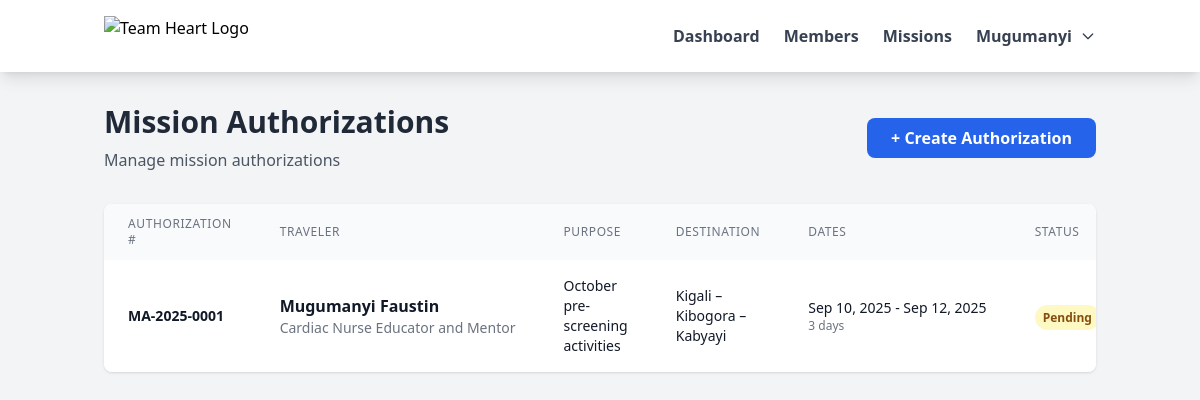
The page /missions/index.php (signed in) on the database its author committed.
### tables this page shows
CREATE TABLE mission_authorizations (
    authorization_id INT UNSIGNED AUTO_INCREMENT PRIMARY KEY,
    user_id INT UNSIGNED NOT NULL,
    member_id INT UNSIGNED NOT NULL,
    
     
    authorization_number VARCHAR(50) UNIQUE NOT NULL,
    
     
    mission_purpose TEXT NOT NULL,
    destination TEXT NOT NULL,
    departure_date DATE NOT NULL,
    return_date DATE NOT NULL,
    duration_days INT UNSIGNED NOT NULL,
    
     
    authorized_by VARCHAR(255),
    authorized_by_position VARCHAR(255),
    authorized_by_signature_url VARCHAR(500),
    authorization_date DATE,
    
     
    estimated_budget DECIMAL(10, 2),
    currency VARCHAR(10) DEFAULT 'RWF',
    budget_approved BOOLEAN DEFAULT FALSE,
    budget_approved_by INT UNSIGNED,
    budget_approved_date DATE,
    
     
    status ENUM('draft', 'pending', 'approved', 'rejected', 'completed', 'cancelled') DEFAULT 'pending',
    approval_notes TEXT,
    rejection_reason TEXT,
    
     
    transportation_mode ENUM('flight', 'vehicle', 'bus', 'train', 'other'),
    accommodation_required BOOLEAN DEFAULT FALSE,
    accommodation_details TEXT,
    
     
    document_url VARCHAR(500),
    supporting_documents JSON,
    
     
    notes TEXT,
    created_at TIMESTAMP DEFAULT CURRENT_TIMESTAMP,
    updated_at TIMESTAMP DEFAULT CURRENT_TIMESTAMP ON UPDATE CURRENT_TIMESTAMP,
    created_by INT UNSIGNED NOT NULL,
    updated_by INT UNSIGNED,
    
    FOREIGN KEY (user_id) REFERENCES users(user_id) ON DELETE CASCADE,
    FOREIGN KEY (member_id) REFERENCES members(member_id) ON DELETE CASCADE,
    FOREIGN KEY (created_by) REFERENCES users(user_id),
    FOREIGN KEY (updated_by) REFERENCES users(user_id),
    FOREIGN KEY (budget_approved_by) REFERENCES users(user_id),
    
    INDEX idx_authorization_number (authorization_number),
    INDEX idx_user_id (user_id),
    INDEX idx_member_id (member_id),
    INDEX idx_status (status),
    INDEX idx_departure_date (departure_date),
    INDEX idx_return_date (return_date),
    INDEX idx_created_at (created_at),
    
     
    CONSTRAINT chk_dates CHECK (return_date >= departure_date)
);

CREATE TABLE members (
    member_id INT UNSIGNED AUTO_INCREMENT PRIMARY KEY,
    user_id INT UNSIGNED NOT NULL UNIQUE,   
    
     
    first_name VARCHAR(100) NOT NULL,
    last_name VARCHAR(100) NOT NULL,
    middle_name VARCHAR(100),
    date_of_birth DATE,
    gender ENUM('male', 'female', 'other'),
    nationality VARCHAR(100) DEFAULT 'Rwanda',
    
     
    email VARCHAR(255),
    phone VARCHAR(20),
    alternate_phone VARCHAR(20),
    address_line1 VARCHAR(255),
    address_line2 VARCHAR(255),
    city VARCHAR(100),
    state_province VARCHAR(100),
    postal_code VARCHAR(20),
    country VARCHAR(100) DEFAULT 'Rwanda',
    
     
    employee_id VARCHAR(50) UNIQUE,
    position VARCHAR(255) NOT NULL,
    department VARCHAR(100),
    employment_status ENUM('full-time', 'part-time', 'contract', 'volunteer') DEFAULT 'full-time',
    date_hired DATE,
    
     
    emergency_contact_name VARCHAR(255),
    emergency_contact_relationship VARCHAR(100),
    emergency_contact_phone VARCHAR(20),
    
     
    passport_number VARCHAR(50),
    passport_expiry DATE,
    id_number VARCHAR(50),
    profile_photo_url VARCHAR(500),
    
     
    status ENUM('active', 'inactive', 'on-leave', 'terminated') DEFAULT 'active',
    
     
    notes TEXT,
    created_at TIMESTAMP DEFAULT CURRENT_TIMESTAMP,
    updated_at TIMESTAMP DEFAULT CURRENT_TIMESTAMP ON UPDATE CURRENT_TIMESTAMP,
    created_by INT UNSIGNED NOT NULL,
    updated_by INT UNSIGNED,
    
    FOREIGN KEY (user_id) REFERENCES users(user_id) ON DELETE CASCADE,
    FOREIGN KEY (created_by) REFERENCES users(user_id),
    FOREIGN KEY (updated_by) REFERENCES users(user_id),
    
    INDEX idx_user_id (user_id),
    INDEX idx_employee_id (employee_id),
    INDEX idx_status (status),
    INDEX idx_position (position),
    INDEX idx_full_name (last_name, first_name),
    INDEX idx_created_at (created_at)
);

### config/session.php (called while the page is built, shortened)
<?php
function getCurrentUserId() {
    return $_SESSION['user_id'] ?? null;
}
?>

### models/MissionAuthorization.php (called while the page is built, shortened)
<?php
class MissionAuthorization {
    private $conn;
    private $table_name = "mission_authorizations";
    public function __construct($db) {
        $this->conn = $db;
    }
    public function getAllByUser($user_id) {
        $query = "SELECT ma.*,
                        CONCAT(m.first_name, ' ', m.last_name) as traveler_name,
                        m.position as traveler_position
                FROM " . $this->table_name . " ma
                INNER JOIN members m ON ma.member_id = m.member_id
                WHERE ma.user_id = :user_id
                ORDER BY ma.created_at DESC";
        $stmt = $this->conn->prepare($query);
        $stmt->bindParam(":user_id", $user_id);
        $stmt->execute();
        return $stmt->fetchAll();
    }
}
?>

### missions/index.php (the view, shortened to what this page needs)
<?php
require_once '../config/session.php';
require_once '../models/MissionAuthorization.php';
$database = new Database();
$db = $database->getConnection();
$missionModel = new MissionAuthorization($db);
$user_id = getCurrentUserId();
$missions = $missionModel->getAllByUser($user_id);
?>
<!DOCTYPE html>
<html lang="en">
<head>
    <script src="https://cdn.tailwindcss.com"></script>
</head>
<body class="bg-gray-100 min-h-screen">
    <?php include './includes/navbar.php'; ?>
    <div class="container mx-auto px-4 py-8">
        <div class="flex justify-between items-center mb-8">
            <div>
                <h1 class="text-3xl font-bold text-gray-800">Mission Authorizations</h1>
                <p class="text-gray-600 mt-2">Manage mission authorizations</p>
            </div>
            <a href="create.php" class="bg-blue-600 hover:bg-blue-700 text-white font-semibold py-2 px-6 rounded-lg transition duration-200">
                + Create Authorization
            </a>
        </div>
        <?php if (count($missions) > 0): ?>
            <div class="bg-white rounded-lg shadow overflow-hidden">
                <div class="overflow-x-auto">
                <table class="w-full">
                    <thead class="bg-gray-50">
                        <tr>
                            <th class="px-6 py-3 text-left text-xs font-medium text-gray-500 uppercase tracking-wider">Authorization #</th>
                            <th class="px-6 py-3 text-left text-xs font-medium text-gray-500 uppercase tracking-wider">Traveler</th>
                            <th class="px-6 py-3 text-left text-xs font-medium text-gray-500 uppercase tracking-wider">Purpose</th>
                            <th class="px-6 py-3 text-left text-xs font-medium text-gray-500 uppercase tracking-wider">Destination</th>
                            <th class="px-6 py-3 text-left text-xs font-medium text-gray-500 uppercase tracking-wider">Dates</th>
                            <th class="px-6 py-3 text-left text-xs font-medium text-gray-500 uppercase tracking-wider">Status</th>
                        </tr>
                    </thead>
                    <tbody class="bg-white divide-y divide-gray-200">
                        <?php foreach ($missions as $mission): ?>
                            <tr class="hover:bg-gray-50">
                                <td class="px-6 py-4 whitespace-nowrap text-sm font-semibold text-gray-900">
                                    <?php echo htmlspecialchars($mission['authorization_number']); ?>
                                </td>
                                <td class="px-6 py-4 whitespace-nowrap">
                                    <div class="font-semibold text-gray-900">
                                        <?php echo htmlspecialchars($mission['traveler_name']); ?>
                                    </div>
                                    <div class="text-sm text-gray-500">
                                        <?php echo htmlspecialchars($mission['traveler_position']); ?>
                                    </div>
                                </td>
                                <td class="px-6 py-4 text-sm text-gray-900">
                                    <?php echo htmlspecialchars(substr($mission['mission_purpose'], 0, 50)) . (strlen($mission['mission_purpose']) > 50 ? '...' : ''); ?>
                                </td>
                                <td class="px-6 py-4 text-sm text-gray-900">
                                    <?php echo htmlspecialchars($mission['destination']); ?>
                                </td>
                                <td class="px-6 py-4 whitespace-nowrap text-sm text-gray-900">
                                    <?php echo date('M d, Y', strtotime($mission['departure_date'])); ?> -
                                    <?php echo date('M d, Y', strtotime($mission['return_date'])); ?>
                                    <div class="text-xs text-gray-500"><?php echo $mission['duration_days']; ?> days</div>
                                </td>
                                <td class="px-6 py-4 whitespace-nowrap">
                                    <span class="px-2 py-1 text-xs font-semibold rounded-full
                                        <?php
                                            echo $mission['status'] === 'approved' ? 'bg-green-100 text-green-800' :
                                                 ($mission['status'] === 'pending' ? 'bg-yellow-100 text-yellow-800' :
                                                 ($mission['status'] === 'draft' ? 'bg-gray-100 text-gray-800' : 'bg-red-100 text-red-800'));
                                        ?>">
                                        <?php echo ucfirst($mission['status']); ?>
                                    </span>
                                </td>
                            </tr>
                        <?php endforeach; ?>
                    </tbody>
                </table>
                </div>
            </div>
        <?php endif; ?>
    </div>
</body>
</html>

### rows shown on the page
mission_authorizations: authorization_number "MA-2025-0001", traveler_name "Mugumanyi Faustin", member.position "Cardiac Nurse Educator and Mentor", mission_purpose "October pre-screening activities", destination "Kigali – Kibogora – Kabyayi", departure_date "Sep 10, 2025", return_date "Sep 12, 2025", duration_days "3", status "Pending"

### other values the page prints
$user['first_name'] "Mugumanyi"
